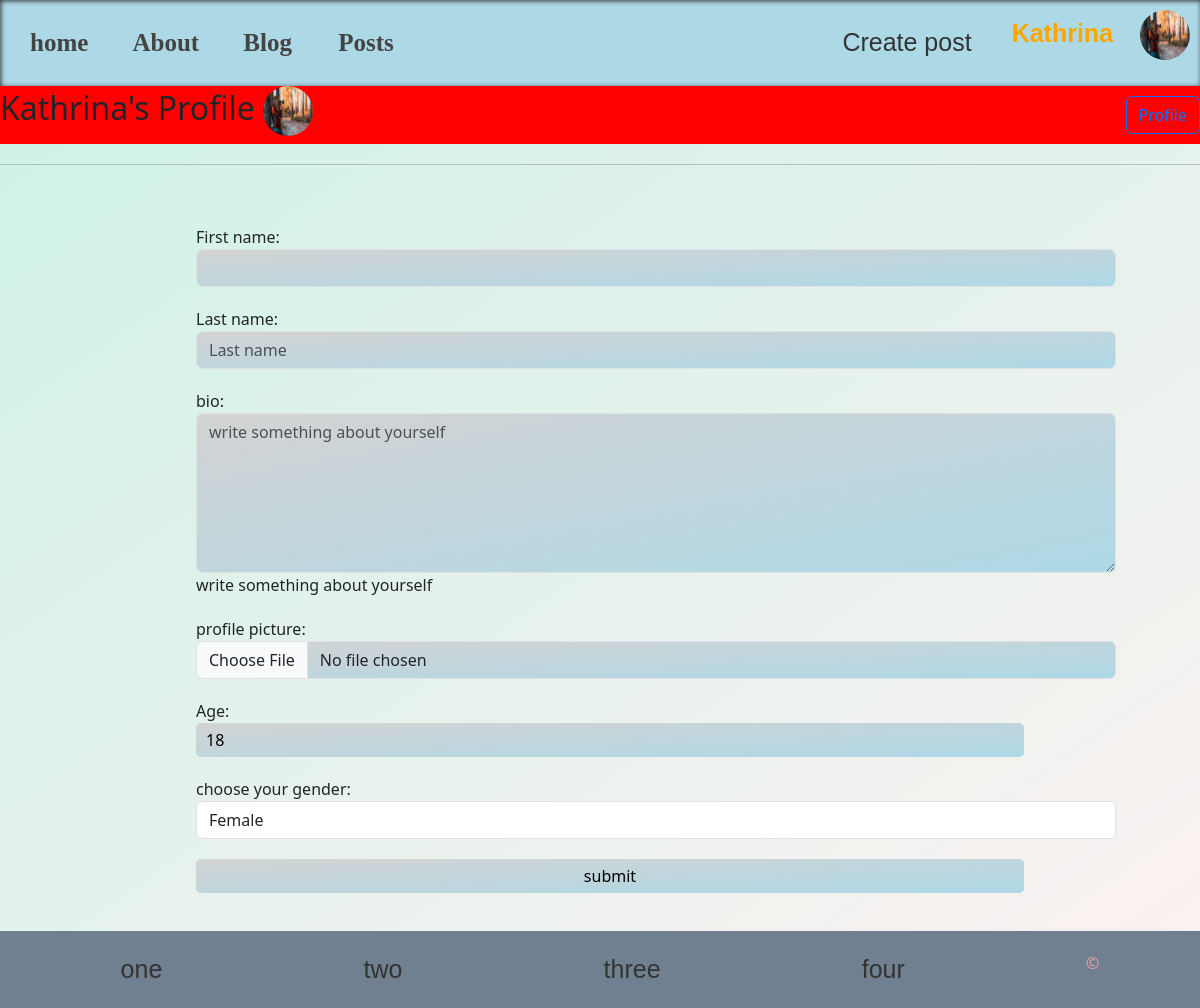
/users/update-profile/ (signed in), run on an earlier commit of the app's database.
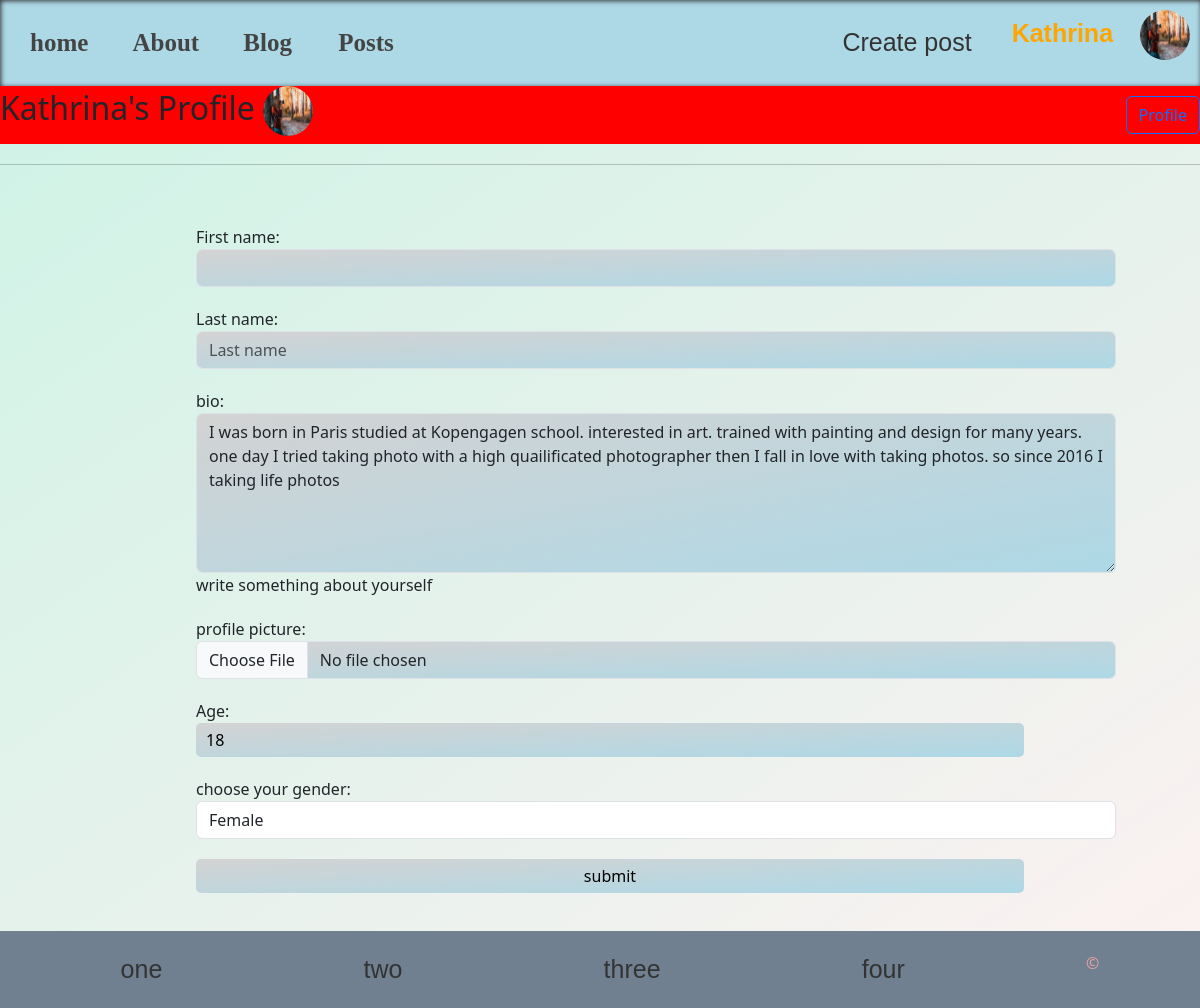
And on a later commit of the database.
### users/models.py (models this page shows, shortened)
class Profile(models.Model):
    user = models.OneToOneField(User, on_delete=models.CASCADE)
    first_name = models.CharField(max_length=100, default='')
    last_name = models.CharField(max_length=100, default='')
    bio = models.TextField(null=True, blank=True)
    image = models.ImageField(default='default.jpg', upload_to='profile_pics')
    age =  models.IntegerField( null=True, blank=True)
    gender = models.CharField(max_length=50, null=True, blank=True)

### users/views.py (the view, shortened to what this page needs)
# urls.py: path('update-profile/', update_profile_page, name='update_profile_page'),
def update_profile_page(request):
    profile = Profile.objects.filter(id=request.user.id).first()
    form = ProfileForm(instance=profile)
    context = {
        'user': request.user,
        'form': form
    }
    return render(request, 'update_profile_page.html', context)

### users/templates/update_profile_page.html (shortened to what this page needs)
{% extends 'base.html' %}
{% load static %}
{% block css %}
   <link rel="stylesheet" href="{% static 'style/profile.css' %}">
{% endblock %}
{%block content%}
    <div class="intro-wrapper">
        <h2>
            {{user.username|title}}'s Profile
            <img src="{{ user.profile.image.url }}" class="profile-picture" alt="profile-picture">
        </h2>
        <a href="{% url 'profile_page' %}" class="btn btn-outline-primary">
            Profile
        </a>
    </div>
    <hr style="margin: 20px 0;">
    {%include 'form_snippets.html' with form=form%}
{% endblock %}

### templates/form_snippets.html (shortened to what this page needs)
<div class="form-wrapper">
    <form method="POST" enctype="multipart/form-data">
        {{form.as_p}}
        {%if btn_text%}
            <input type="submit" value="{{ btn_text }}" />
        {%else %}
            <input type="submit" value="submit" />
        {%endif%}
    </form>
</div>

What changed in the data, as far as the page shows it:
changed Profile "Female": bio (not shown) → "I was born in Paris studied at Kopengagen school. interested in art. trained with painting and design for many years. one day I tried taking photo with a high quailificated photographer then I fall in love with taking photos. so since 2016 I taking life photos"
